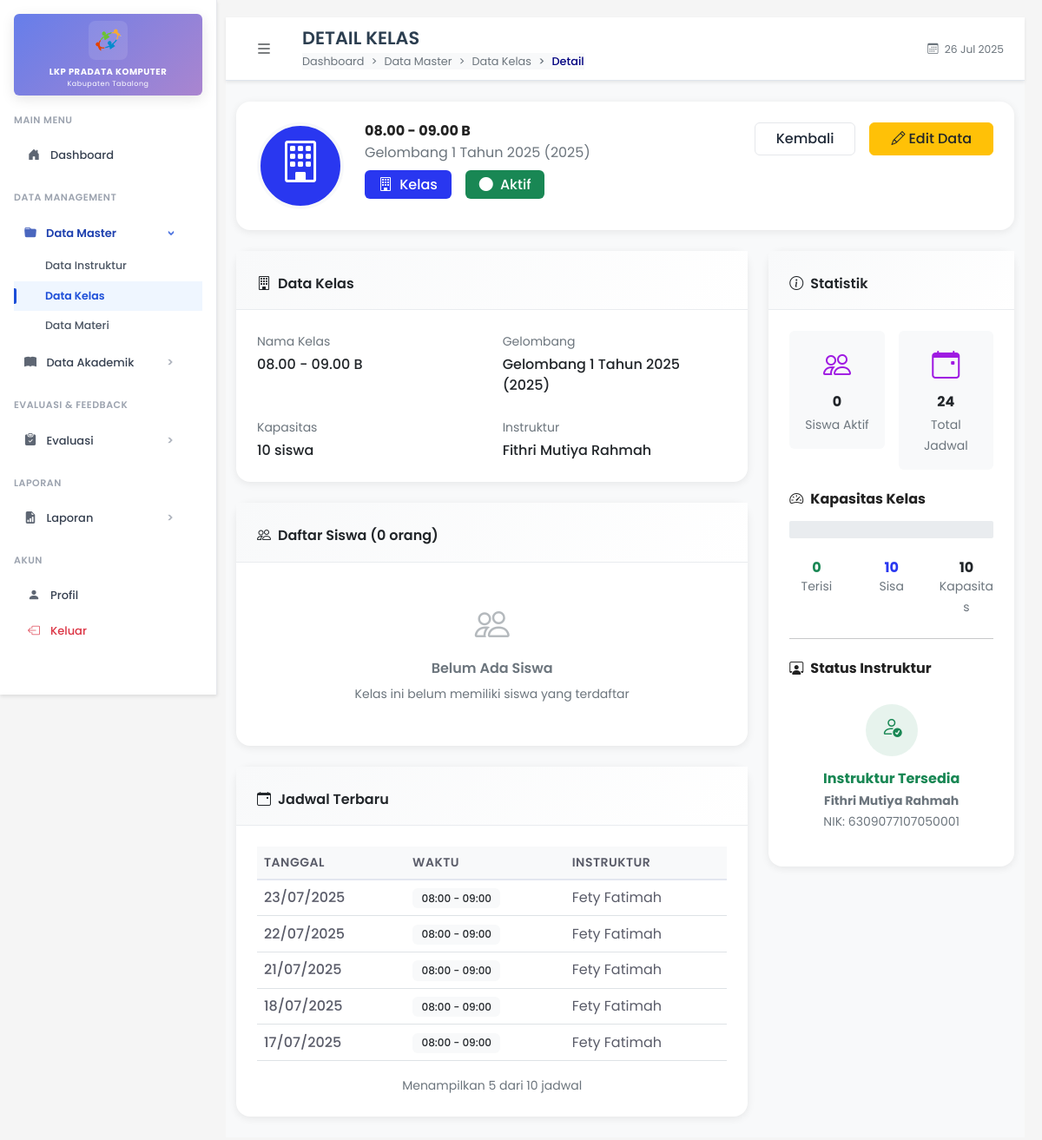
/pages/admin/kelas/detail.php?id=2 (signed in), run on an earlier commit of the app's database.
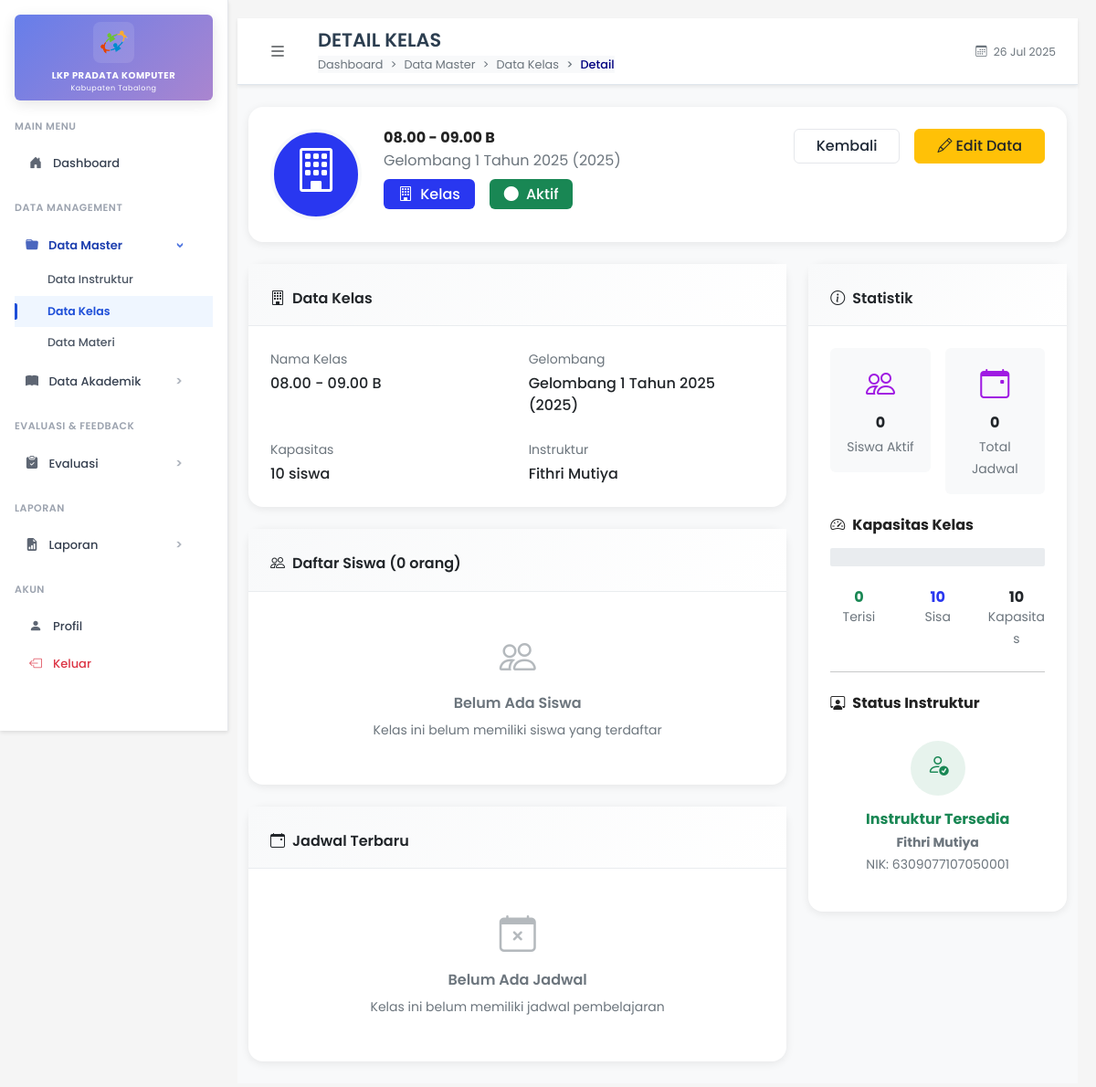
And on a later commit of the database.
### tables this page shows
CREATE TABLE `kelas` (
  `id_kelas` int(11) NOT NULL,
  `nama_kelas` varchar(50) NOT NULL,
  `id_gelombang` int(11) NOT NULL,
  `kapasitas` int(11) DEFAULT NULL,
  `id_instruktur` int(11) DEFAULT NULL
);

CREATE TABLE `instruktur` (
  `id_instruktur` int(11) NOT NULL,
  `id_user` int(11) DEFAULT NULL,
  `nik` varchar(16) DEFAULT NULL,
  `nama` varchar(100) DEFAULT NULL,
  `jenis_kelamin` enum('Laki-Laki','Perempuan') DEFAULT NULL,
  `angkatan` varchar(100) DEFAULT NULL,
  `status_aktif` enum('aktif','nonaktif') DEFAULT 'aktif',
  `pas_foto` varchar(255) DEFAULT NULL,
  `email` varchar(100) DEFAULT NULL
);

CREATE TABLE `jadwal` (
  `id_jadwal` int(11) NOT NULL,
  `id_kelas` int(11) DEFAULT NULL,
  `id_instruktur` int(11) DEFAULT NULL,
  `tanggal` date DEFAULT NULL,
  `waktu_mulai` time DEFAULT NULL,
  `waktu_selesai` time DEFAULT NULL
);

CREATE TABLE `gelombang` (
  `id_gelombang` int(11) NOT NULL,
  `tahun` year(4) NOT NULL,
  `gelombang_ke` int(11) NOT NULL,
  `nama_gelombang` varchar(100) DEFAULT NULL,
  `status` enum('aktif','selesai','dibuka') DEFAULT 'dibuka'
);

### pages/admin/kelas/detail.php (the view, shortened to what the changed rows need)
<?php
include '../../../includes/db.php';
$id_kelas = (int)$_GET['id'];
$query = "SELECT k.*, g.nama_gelombang, g.tahun, g.status as status_gelombang,
          i.nama as nama_instruktur, i.nik as nik_instruktur,
          COUNT(DISTINCT s.id_siswa) as total_siswa
          FROM kelas k
          LEFT JOIN gelombang g ON k.id_gelombang = g.id_gelombang
          LEFT JOIN instruktur i ON k.id_instruktur = i.id_instruktur
          LEFT JOIN siswa s ON k.id_kelas = s.id_kelas
          WHERE k.id_kelas = ?
          GROUP BY k.id_kelas";
$stmt = mysqli_prepare($conn, $query);
mysqli_stmt_bind_param($stmt, "i", $id_kelas);
mysqli_stmt_execute($stmt);
$result = mysqli_stmt_get_result($stmt);
$kelas = mysqli_fetch_assoc($result);
$sisa_kapasitas = $kelas['kapasitas'] - $kelas['total_siswa'];
$jadwalQuery = "SELECT j.*, i.nama as nama_instruktur_jadwal,
                DATE_FORMAT(j.tanggal, '%d/%m/%Y') as tanggal_formatted,
                TIME_FORMAT(j.waktu_mulai, '%H:%i') as waktu_mulai_formatted,
                TIME_FORMAT(j.waktu_selesai, '%H:%i') as waktu_selesai_formatted
                FROM jadwal j
                LEFT JOIN instruktur i ON j.id_instruktur = i.id_instruktur
                WHERE j.id_kelas = ?
                ORDER BY j.tanggal DESC, j.waktu_mulai ASC
                LIMIT 10";
$jadwalStmt = mysqli_prepare($conn, $jadwalQuery);
mysqli_stmt_bind_param($jadwalStmt, "i", $id_kelas);
mysqli_stmt_execute($jadwalStmt);
$jadwalResult = mysqli_stmt_get_result($jadwalStmt);
$jadwal_list = [];
while ($jadwal = mysqli_fetch_assoc($jadwalResult)) {
    $jadwal_list[] = $jadwal;
}
$totalJadwalQuery = "SELECT COUNT(*) as total FROM jadwal WHERE id_kelas = ?";
$totalJadwalStmt = mysqli_prepare($conn, $totalJadwalQuery);
mysqli_stmt_bind_param($totalJadwalStmt, "i", $id_kelas);
mysqli_stmt_execute($totalJadwalStmt);
$totalJadwalResult = mysqli_stmt_get_result($totalJadwalStmt);
$totalJadwalData = mysqli_fetch_assoc($totalJadwalResult);
$total_jadwal = $totalJadwalData['total'];
?>
<!DOCTYPE html>
<html lang="id">
<head>
  <link rel="stylesheet" href="../../../assets/css/bootstrap.min.css" />
  <link rel="stylesheet" href="../../../assets/css/bootstrap-icons.css" />
  <link rel="stylesheet" href="../../../assets/css/fonts.css" />
  <link rel="stylesheet" href="../../../assets/css/styles.css" />
</head>
<body>
<div class="d-flex">
  <div class="flex-fill main-content">
    <nav class="top-navbar">
      <div class="container-fluid px-3 px-md-4">
        <div class="d-flex align-items-center">
          <div class="d-flex align-items-center flex-grow-1">
            <div class="page-info">
              <h2 class="page-title mb-1">DETAIL KELAS</h2>
            </div>
          </div>
        </div>
      </div>
    </nav>
    <div class="container-fluid mt-4">
      <div class="card content-card mb-4">
        <div class="card-body p-4">
          <div class="row align-items-start">
            <div class="col">
              <div class="d-flex justify-content-between align-items-start">
                <div>
                  <h3 class="mb-1 fw-bold"><?= htmlspecialchars($kelas['nama_kelas']) ?></h3>
                  <p class="text-muted mb-2">
                    <?= htmlspecialchars($kelas['nama_gelombang']) ?>
                    <?= $kelas['tahun'] ? '(' . htmlspecialchars($kelas['tahun']) . ')' : '' ?>
                  </p>
                  <div class="d-flex gap-3">
                    <span class="badge bg-primary fs-6 px-3 py-2">
                      <i class="bi bi-building me-1"></i>
                      Kelas
                    </span>
                    <span class="badge bg-<?= $kelas['status_gelombang'] == 'aktif' ? 'success' : ($kelas['status_gelombang'] == 'dibuka' ? 'warning' : 'secondary') ?> fs-6 px-3 py-2">
                      <i class="bi bi-circle-fill me-1"></i>
                      <?= ucfirst(htmlspecialchars($kelas['status_gelombang'])) ?>
                    </span>
                  </div>
                </div>
              </div>
            </div>
          </div>
        </div>
      </div>
      <div class="row">
        <div class="col-lg-8">
          <div class="card content-card mb-4">
            <div class="card-body">
              <div class="row g-4">
                <div class="col-md-6">
                  <div class="info-item">
                    <label class="form-label small text-muted mb-1">Nama Kelas</label>
                    <div class="fw-medium"><?= htmlspecialchars($kelas['nama_kelas']) ?></div>
                  </div>
                </div>
                <div class="col-md-6">
                  <div class="info-item">
                    <label class="form-label small text-muted mb-1">Gelombang</label>
                    <div class="fw-medium">
                      <?= htmlspecialchars($kelas['nama_gelombang']) ?>
                      <?= $kelas['tahun'] ? ' (' . htmlspecialchars($kelas['tahun']) . ')' : '' ?>
                    </div>
                  </div>
                </div>
                <div class="col-md-6">
                  <div class="info-item">
                    <label class="form-label small text-muted mb-1">Kapasitas</label>
                    <div class="fw-medium"><?= $kelas['kapasitas'] ?> siswa</div>
                  </div>
                </div>
                <div class="col-md-6">
                  <div class="info-item">
                    <label class="form-label small text-muted mb-1">Instruktur</label>
                    <div class="fw-medium">
                      <?= $kelas['nama_instruktur'] ? htmlspecialchars($kelas['nama_instruktur']) : 'Belum ditentukan' ?>
                    </div>
                  </div>
                </div>
              </div>
            </div>
          </div>
          <div class="card content-card mb-4">
            <div class="card-body">
              <?php if(!empty($jadwal_list)): ?>
                <div class="table-responsive">
                  <table class="table table-hover">
                    <thead class="table-light">
                      <tr>
                        <th>Tanggal</th>
                        <th>Waktu</th>
                        <th>Instruktur</th>
                      </tr>
                    </thead>
                    <tbody>
                      <?php foreach(array_slice($jadwal_list, 0, 5) as $jadwal): ?>
                        <tr>
                          <td class="fw-medium"><?= $jadwal['tanggal_formatted'] ?></td>
                          <td>
                            <span class="badge bg-light text-dark">
                              <?= $jadwal['waktu_mulai_formatted'] ?> - <?= $jadwal['waktu_selesai_formatted'] ?>
                            </span>
                          </td>
                          <td><?= htmlspecialchars($jadwal['nama_instruktur_jadwal'] ?? 'Belum ditentukan') ?></td>
                        </tr>
                      <?php endforeach; ?>
                    </tbody>
                  </table>
                </div>
                <?php if(count($jadwal_list) > 5): ?>
                  <div class="text-center mt-3">
                    <small class="text-muted">Menampilkan 5 dari <?= count($jadwal_list) ?> jadwal</small>
                  </div>
                <?php endif; ?>
              <?php else: ?>
                <div class="text-center p-4 text-muted">
                  <i class="bi bi-calendar-x display-6 mb-3 d-block opacity-50"></i>
                  <h6 class="text-muted">Belum Ada Jadwal</h6>
                  <small>Kelas ini belum memiliki jadwal pembelajaran</small>
                </div>
              <?php endif; ?>
            </div>
          </div>
        </div>
        <div class="col-lg-4">
          <div class="card content-card">
            <div class="card-body">
              <div class="row g-3 text-center mb-4">
                <div class="col-6">
                  <div class="p-3 bg-light rounded">
                    <i class="bi bi-calendar-event text-secondary fs-2 mb-2 d-block"></i>
                    <h4 class="mb-1 fw-bold text-dark"><?= $total_jadwal ?></h4>
                    <small class="text-muted">Total Jadwal</small>
                  </div>
                </div>
              </div>
              <div class="mb-4">
                <div class="text-center">
                  <div class="row text-center">
                    <div class="col-4">
                      <h5 class="mb-0 fw-bold text-<?= $sisa_kapasitas <= 0 ? 'danger' : 'primary' ?>"><?= max(0, $sisa_kapasitas) ?></h5>
                      <small class="text-muted">Sisa</small>
                    </div>
                    <div class="col-4">
                      <h5 class="mb-0 fw-bold text-dark"><?= $kelas['kapasitas'] ?></h5>
                      <small class="text-muted">Kapasitas</small>
                    </div>
                  </div>
                </div>
              </div>
              <div>
                <?php if($kelas['nama_instruktur']): ?>
                  <div class="text-center p-3">
                    <div class="bg-success bg-opacity-10 rounded-circle d-inline-flex align-items-center justify-content-center mb-3" style="width: 60px; height: 60px;">
                      <i class="bi bi-person-check text-success fs-4"></i>
                    </div>
                    <h6 class="fw-bold mb-1 text-success">Instruktur Tersedia</h6>
                    <small class="text-muted">
                      <strong><?= htmlspecialchars($kelas['nama_instruktur']) ?></strong>
                    </small>
                    <?php if($kelas['nik_instruktur']): ?>
                      <br><small class="text-muted">NIK: <?= htmlspecialchars($kelas['nik_instruktur']) ?></small>
                    <?php endif; ?>
                  </div>
                <?php endif; ?>
              </div>
            </div>
          </div>
        </div>
      </div>
    </div>
  </div>
</div>
</body>
</html>

What changed in the data, as far as the page shows it:
removed jadwal: tanggal_formatted "23/07/2025", waktu_mulai_formatted "08:00", waktu_selesai_formatted "09:00", id_instruktur.nama "Fety Fatimah"
removed jadwal: tanggal_formatted "22/07/2025", waktu_mulai_formatted "08:00", waktu_selesai_formatted "09:00", id_instruktur.nama "Fety Fatimah"
removed jadwal: tanggal_formatted "21/07/2025", waktu_mulai_formatted "08:00", waktu_selesai_formatted "09:00", id_instruktur.nama "Fety Fatimah"
removed jadwal: tanggal_formatted "18/07/2025", waktu_mulai_formatted "08:00", waktu_selesai_formatted "09:00", id_instruktur.nama "Fety Fatimah"
removed jadwal: tanggal_formatted "17/07/2025", waktu_mulai_formatted "08:00", waktu_selesai_formatted "09:00", id_instruktur.nama "Fety Fatimah"
changed through a linked row, kelas "Aktif": id_instruktur.nama "Fithri Mutiya Rahmah" → "Fithri Mutiya"
Also different on the page:
$total_jadwal: "24" → "0"
count($jadwal_list): "10" → (not shown)
text no longer shown: "TANGGAL WAKTU INSTRUKTUR Menampilkan 5 dari jadwal"
text now shown: "Belum Ada Jadwal Kelas ini belum memiliki jadwal pembelajaran"
